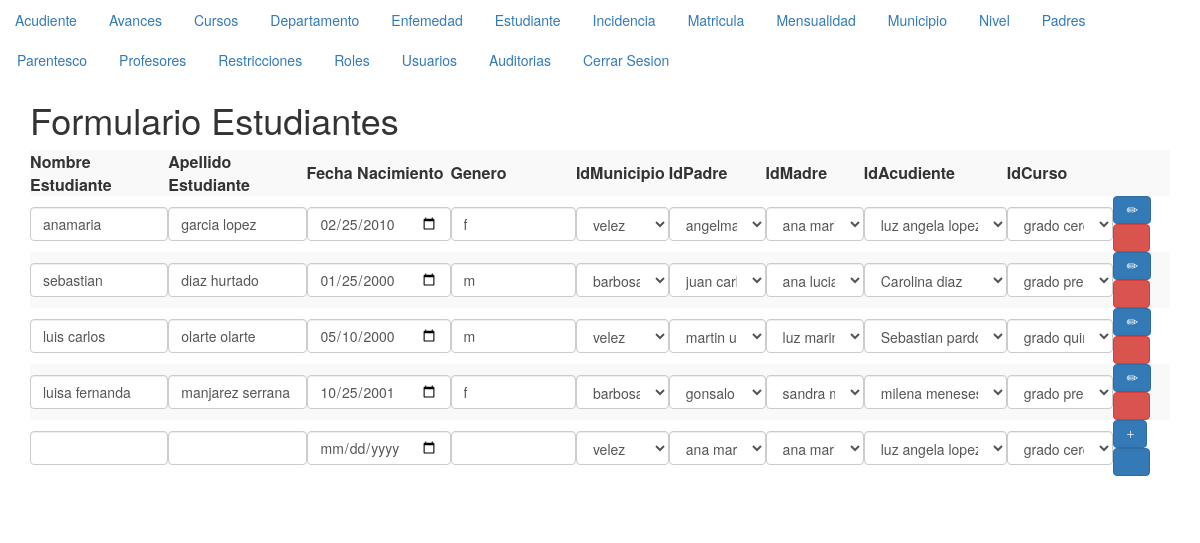
Page /formularioEstudiante.php (signed in) on the committed database.
### tables this page shows
CREATE TABLE IF NOT EXISTS `estudiante` (
  `idEstudiante` mediumint(4) NOT NULL,
  `nombreEstudiante` varchar(50) NOT NULL,
  `apellidoEstudiante` varchar(50) NOT NULL,
  `fechaNacimientoEstudiante` date NOT NULL,
  `generoEstudiante` char(1) NOT NULL,
  `idMunicipioEstudiante` smallint(4) NOT NULL,
  `idPadreEstudiante` mediumint(4) NOT NULL,
  `idMadreEstudiante` mediumint(4) NOT NULL,
  `idAcudienteEstudiante` mediumint(4) NOT NULL,
  `idCursoEstudiante` int(11) NOT NULL
);

CREATE TABLE IF NOT EXISTS `municipio` (
  `idMunicipio` smallint(4) NOT NULL,
  `nombreMunicipio` varchar(90) NOT NULL,
  `idDepartamentoMunicipio` tinyint(4) NOT NULL
);

CREATE TABLE IF NOT EXISTS `padres` (
  `idPadres` mediumint(4) NOT NULL,
  `nombrePadres` varchar(50) NOT NULL,
  `apellidoPadres` varchar(50) NOT NULL,
  `documentoPadres` varchar(10) NOT NULL,
  `celularPadres` varchar(11) NOT NULL,
  `direccionPadres` varchar(40) NOT NULL,
  `correoPadres` varchar(45) NOT NULL,
  `estratoPadres` tinyint(1) NOT NULL,
  `parentesco` varchar(20) NOT NULL,
  `idParentescoPadres` tinyint(4) NOT NULL
);

CREATE TABLE IF NOT EXISTS `acudiente` (
  `idAcudiente` mediumint(9) NOT NULL,
  `nombreAcudiente` varchar(30) NOT NULL,
  `cedulaAcudiente` varchar(10) NOT NULL,
  `celularAcudiente` varchar(10) NOT NULL,
  `parentescoAcudiente` varchar(50) NOT NULL
);

CREATE TABLE IF NOT EXISTS `cursos` (
  `idCursos` tinyint(4) NOT NULL,
  `gradosCursos` varchar(20) NOT NULL,
  `idProfesoresCursos` smallint(4) NOT NULL,
  `idNivelCursos` tinyint(4) NOT NULL,
  `idAuxiliarCursos` smallint(4) NOT NULL
);

### estudiante.php (called while the page is built, shortened)
<?php
   class Estudiante{
       private $_conexion;
       private $_paginacion = 10;
       function __construct($conexion, $idEstudiante, $nombreEstudiante, $apellidoEstudiante, $fechaNacimientoEstudiante, $generoEstudiante, $idMunicipioEstudiante, $idPadreEstudiante, $idMadreEstudiante, $idAcudienteEstudiante, $idCursoEstudiante){
           $this->_conexion = $conexion;
       }
       function getRoles($idUsuario){
        $roles=mysqli_query($this->_conexion, "SELECT ".static::class."roles AS elpermiso FROM roles WHERE idRoles IN(SELECT idRolesUsuario FROM Usuario WHERE idusuario =$idUsuario)") or die (mysqli_error($this->_conexion));
        $unregistro=mysqli_fetch_array($roles);
        return $unregistro['elpermiso'];
    }
       function listar($pagina){
           if ($pagina<=0){
               $listado = mysqli_query($this->_conexion,"SELECT * FROM Estudiante ORDER BY idEstudiante") or
               die (mysqli_error($this->_conexion));
           }else{
               $paginacionMax = $pagina * $this->_paginacion;
               $paginacionMin = $paginacionMax - $this->_paginacion;
               $listado = mysqli_query($this->_conexion,"SELECT * FROM Estudiante ORDER BY idEstudiante
               LIMIT $paginacionMin, $paginacionMax") or die(mysqli_error($this->_conexion));
           }
           return $listado;
       }
   }
?>

### municipio.php (called while the page is built, shortened)
<?php
   class Municipio{
       private $_conexion;
       private $_paginacion = 10;
       function __construct($conexion, $idMunicipio, $nombreMunicipio, $idDepartamentoMunicipio){
           $this->_conexion = $conexion;
       }
       function listar($pagina){
           if ($pagina<=0){
               $listado = mysqli_query($this->_conexion,"SELECT * FROM Municipio ORDER BY idMunicipio") or
               die (mysqli_error($this->_conexion));
           }else{
               $paginacionMax = $pagina * $this->_paginacion;
               $paginacionMin = $paginacionMax - $this->_paginacion;
               $listado = mysqli_query($this->_conexion,"SELECT * FROM Municipio ORDER BY idMunicipio
               LIMIT $paginacionMin, $paginacionMax") or die(mysqli_error($this->_conexion));
           }
           return $listado;
       }
   }
?>

### padres.php (called while the page is built, shortened)
<?php
   class Padres{
       private $_conexion;
       private $_paginacion = 10;
       function __construct($conexion, $idPadres, $nombrePadres, $apellidoPadres,  $documentoPadres, $celularPadres, $direccionPadres, $correoPadres, $estratoPadres, $idParentescoPadres){
           $this->_conexion = $conexion;
       }
       function listar($pagina){
           if ($pagina<=0){
               $listado = mysqli_query($this->_conexion,"SELECT * FROM Padres ORDER BY idPadres") or
               die (mysqli_error($this->_conexion));
           }else{
               $paginacionMax = $pagina * $this->_paginacion;
               $paginacionMin = $paginacionMax - $this->_paginacion;
               $listado = mysqli_query($this->_conexion,"SELECT * FROM Padres ORDER BY idPadres LIMIT $paginacionMin, $paginacionMax") or die(mysqli_error($this->_conexion));
           }
           return $listado;
       }
   }
?>

### acudiente.php (called while the page is built, shortened)
<?php
   class Acudiente{
       private $_conexion;
       private $_paginacion = 10;
       function __construct($conexion, $idAcudiente, $nombreAcudiente, $cedulaAcudiente, $celularAcudiente, $parentescoAcudiente){
           $this->_conexion = $conexion;
       }
       function listar($pagina){
           if ($pagina<=0){
               $listado = mysqli_query($this->_conexion,"SELECT * FROM Acudiente ORDER BY idAcudiente") or
               die (mysqli_error($this->_conexion));
           }else{
               $paginacionMax = $pagina * $this->_paginacion;
               $paginacionMin = $paginacionMax - $this->_paginacion;
               $listado = mysqli_query($this->_conexion,"SELECT * FROM Acudiente ORDER BY idAcudiente
               LIMIT $paginacionMin, $paginacionMax") or die(mysqli_error($this->_conexion));
           }
           return $listado;
       }
   }
?>

### cursos.php (called while the page is built, shortened)
<?php
   class Cursos{
       private $_conexion;
       private $_paginacion = 10;
       function __construct($conexion, $idCursos, $gradosCursos, $idProfesoresCursos, $idNivelCursos, $idAuxiliarCursos){
           $this->_conexion = $conexion;
       }
       function listar($pagina){
           if ($pagina<=0){
               $listado = mysqli_query($this->_conexion,"SELECT * FROM Cursos ORDER BY idCursos") or
               die (mysqli_error($this->_conexion));
           }else{
               $paginacionMax = $pagina * $this->_paginacion;
               $paginacionMin = $paginacionMax - $this->_paginacion;
               $listado = mysqli_query($this->_conexion,"SELECT * FROM Cursos ORDER BY idCursos
               LIMIT $paginacionMin, $paginacionMax") or die(mysqli_error($this->_conexion));
           }
           return $listado;
       }
   }
?>

### formularioEstudiante.php (the view, shortened to what this page needs)
<?php
if(isset($_SESSION['id'])){
?>
<html>
<head>
    <link rel="stylesheet" href="css/bootstrap.min.css">
    </head>
<body>
    <?php
    $pagina = (isset($_GET['pag']))?$_GET['pag']:1;
      include_once("menu.php");
    ?>
    <div class="container">
    <header>
    <h1>Formulario Estudiantes</h1>
    </header>
 <table class="table-striped">
    <tbody>
    <tr>
        <th scope="col">Nombre Estudiante</th>
        <th scope="col">Apellido Estudiante</th>
        <th scope="col">Fecha Nacimiento</th>
        <th scope="col">Genero</th>
        <th scope="col">IdMunicipio</th>
        <th scope="col">IdPadre</th>
        <th scope="col">IdMadre</th>
        <th scope="col">IdAcudiente</th>
        <th scope="col">IdCurso</th>
        <th scope="col"></th>
    </tr>
<?php
        $objetoConexion = new conexion();
        $conexion = $objetoConexion->conectar();
        include_once("../modelo/municipio.php");
        $objetoMunicipio = new municipio($conexion,0,'nombre','idDepartamentoMunicipio');
        $listaMunicipios = $objetoMunicipio->listar(0);
        include_once("../modelo/padres.php");
        $objetoPadres = new padres($conexion,0,'nombre','apellido', 'documento', 'celular', 'direccion', 'correo', 'estrato', 'parentesco', 'idParentesco');
        $listaPadres = $objetoPadres->listar(0);
        include_once("../modelo/acudiente.php");
        $objetoAcudiente = new acudiente($conexion,0,'nombre', 'cedula', 'celular', 'parentesco');
        $listaAcudientes = $objetoAcudiente->listar(0);
        include_once("../modelo/cursos.php");
        $objetoCursos = new cursos($conexion,0,'grado','idProfesores', 'idNivel', 'idAuxiliar');
        $listaCursos = $objetoCursos->listar(0);
        include_once("../modelo/estudiante.php");
        $objetoEstudiante = new estudiante($conexion,0,'nombre','apellido', 'fechaNacimiento', 'genero', 'idMunicipio', 'idPadre', 'idMadre', 'idAcudiente', 'idCurso');
        $listaEstudiantes = $objetoEstudiante->listar($pagina);
        $permiso = $objetoEstudiante->getRoles($_SESSION['id']);
        if (stripos($permiso,"r")!==false){
        while($unRegistro = mysqli_fetch_array($listaEstudiantes)){
            echo '<tr><form id="fModificarEstudiantes"'.$unRegistro["idEstudiante"].' action="../controlador/controladorEstudiante.php"
            method="post">';
            echo '<td><input class="form-control" type="hidden" name="fIdEstudiante" value="'.$unRegistro['idEstudiante'].'">';
            echo ' <input class="form-control" type="text" name="fNombreEstudiante" value="'.$unRegistro['nombreEstudiante'].'"></td>';
            echo '<td><input class="form-control" type="text" name="fApellidoEstudiante" value="'.$unRegistro['apellidoEstudiante'].'"></td>';
            echo '<td><input class="form-control" type="date" name="fFechaNacimientoEstudiante" value="'.$unRegistro['fechaNacimientoEstudiante'].'"></td>';
            echo '<td><input class="form-control" type="text" name="fGeneroEstudiante" value="'.$unRegistro['generoEstudiante'].'"></td>';
            echo '<td><select class="form-control" name="fIdMunicipioEstudiante">';
            while($registroMunicipio = mysqli_fetch_array($listaMunicipios)){
                echo "<option value={$registroMunicipio['idMunicipio']}";
                if ($unRegistro['idMunicipioEstudiante']==$registroMunicipio['idMunicipio']){
                    echo " selected ";
                }
                echo ">{$registroMunicipio['nombreMunicipio']}</option>";
            }
            mysqli_data_seek($listaMunicipios,0);
                echo '</select></td>';
            echo '<td><select class="form-control" name="fIdPadreEstudiante">';
            while($registroPadre = mysqli_fetch_array($listaPadres)){
                echo "<option value={$registroPadre['idPadres']}";
                if ($unRegistro['idPadreEstudiante']==$registroPadre['idPadres']){
                    echo " selected ";
                }
                echo ">{$registroPadre['nombrePadres']}</option>";
            }
            mysqli_data_seek($listaPadres,0);
                echo '</select></td>';
            echo '<td><select class="form-control" name="fIdMadreEstudiante">';
            while($registroMadre = mysqli_fetch_array($listaPadres)){
                echo "<option value={$registroMadre['idPadres']}";
                if ($unRegistro['idMadreEstudiante']==$registroMadre['idPadres']){
                    echo " selected ";
                }
                echo ">{$registroMadre['nombrePadres']}</option>";
            }
            mysqli_data_seek($listaPadres,0);
                echo '</select></td>';
            echo '<td><select class="form-control" name="fIdAcudienteEstudiante">';
            while($registroAcudiente = mysqli_fetch_array($listaAcudientes)){
                echo "<option value={$registroAcudiente['idAcudiente']}";
                if ($unRegistro['idAcudienteEstudiante']==$registroAcudiente['idAcudiente']){
                    echo " selected ";
                }
                echo ">{$registroAcudiente['nombreAcudiente']}</option>";
            }
            mysqli_data_seek($listaAcudientes,0);
                echo '</select></td>';
            echo '<td><select class="form-control" name="fIdCursoEstudiante">';
            while($registroCurso = mysqli_fetch_array($listaCursos)){
                echo "<option value={$registroCurso['idCursos']}";
                if ($unRegistro['idCursoEstudiante']==$registroCurso['idCursos']){
                    echo " selected ";
                }
                echo ">{$registroCurso['gradosCursos']}</option>";
            }
            mysqli_data_seek($listaCursos,0);
                echo '</select></td>';
           echo '<td>';
           if (stripos($permiso,"u")!==false){
           echo '<button class="btn btn-primary" type="Submit" name="fEnviar" value="Modificar" class=""><span class="glyphicon glyphicon-pencil" aria-hidden="true"></span></button>';
                 }
            if (stripos($permiso,"d")!==false){
           echo '<button class="btn btn-danger" type="submit" name="fEnviar" value="Eliminar"><span class="glyphicon glyphicon-trash" aria-hidden="true"></span></button></td>';
            }
            echo '</form></tr>';
      }
}
?>
<?php
    if (stripos($permiso,"c")!==false){
?>
         <tr><form id="fIngresarEstudiantes" action="../controlador/ControladorEstudiante.php" method="post">
             <td><input class="form-control" type="hidden" name="fIdEstudiante" value="0">
             <input class="form-control" type="text" name="fNombreEstudiante"></td>
             <td><input class="form-control" type="text" name="fApellidoEstudiante"></td>
             <td><input class="form-control" type="date" name="fFechaNacimientoEstudiante"></td>
             <td><input class="form-control" type="text" name="fGeneroEstudiante" ></td>
             <td><select class="form-control" name="fIdMunicipioEstudiante" >
                 <?php
                  while($registroMunicipio = mysqli_fetch_array($listaMunicipios)){
                      echo '<option value="'.$registroMunicipio['idMunicipio'].'">' .$registroMunicipio['nombreMunicipio'].'</option>';
                  }
                 ?>
                 </select></td>
             <td><select class="form-control" name="fIdPadreEstudiante" >
                 <?php
                  while($registroPadre = mysqli_fetch_array($listaPadres)){
                      echo '<option value="'.$registroPadre['idPadres'].'">' .$registroPadre['nombrePadres'].'</option>';
                  }
                 mysqli_data_seek($listaPadres,0);
                 ?>
                 </select></td>
             <td><select class="form-control" name="fIdMadreEstudiante" >
                 <?php
                  while($registroMadre = mysqli_fetch_array($listaPadres)){
                      echo '<option value="'.$registroMadre['idPadres'].'">' .$registroMadre['nombrePadres'].'</option>';
                  }
                 ?>
                 </select></td>
             <td><select class="form-control" name="fIdAcudienteEstudiante" >
             <?php
                  while($registroAcudiente = mysqli_fetch_array($listaAcudientes)){
                      echo '<option value="'.$registroAcudiente['idAcudiente'].'">' .$registroAcudiente['nombreAcudiente'].'</option>';
                  }
                 ?>
                 </select></td>
             <td><select class="form-control" name="fIdCursoEstudiante">
                 <?php
              while($registroCursos = mysqli_fetch_array($listaCursos)){
                  echo '<option value="'.$registroCursos['idCursos'].'">' .$registroCursos['gradosCursos'].'</option>';
              }
                 ?>
                 </select></td>
             <td><button class="btn btn-primary" type="submit" name="fEnviar" value="Ingresar"><span class="glyphicon glyphicon-plus" aria-hidden="true"></span>
             </button>
                 <button class="btn btn-primary" type="reset" name="fEnviar" value="Limpiar"><span class="glyphicon glyphicon-credit-card" aria-hidden="true"></span></button></td>
         </form></tr>
        <?php
   }
?>
        </tbody>
    </table>
        <nav>
</nav>
        </div>
    </body>
</html>
<?php
}else{
    header("location:../index.php");
}
?>

### rows in the picture
estudiante: fNombreEstudiante "anamaria", fApellidoEstudiante "garcia lopez", fFechaNacimientoEstudiante "02/25/2010", fGeneroEstudiante "f", fIdMunicipioEstudiante "velez", fIdPadreEstudiante "angelmaria", fIdMadreEstudiante "ana maria", fIdAcudienteEstudiante "luz angela lopez garcia", fIdCursoEstudiante "grado cero"
estudiante: fNombreEstudiante "sebastian", fApellidoEstudiante "diaz hurtado", fFechaNacimientoEstudiante "01/25/2000", fGeneroEstudiante "m", fIdMunicipioEstudiante "barbosa", fIdPadreEstudiante "juan carlos", fIdMadreEstudiante "ana lucia", fIdAcudienteEstudiante "Carolina diaz", fIdCursoEstudiante "grado prescolar"
estudiante: fNombreEstudiante "luis carlos", fApellidoEstudiante "olarte olarte", fFechaNacimientoEstudiante "05/10/2000", fGeneroEstudiante "m", fIdMunicipioEstudiante "velez", fIdPadreEstudiante "martin ulpiano", fIdMadreEstudiante "luz marina", fIdAcudienteEstudiante "Sebastian pardo castillo", fIdCursoEstudiante "grado quinder"
estudiante: fNombreEstudiante "luisa fernanda", fApellidoEstudiante "manjarez serrana", fFechaNacimientoEstudiante "10/25/2001", fGeneroEstudiante "f", fIdMunicipioEstudiante "barbosa", fIdPadreEstudiante "gonsalo", fIdMadreEstudiante "sandra milena", fIdAcudienteEstudiante "milena meneses ardila", fIdCursoEstudiante "grado prequinder"

### other values in the picture
form field fIdMunicipioEstudiante "velez"
form field fIdPadreEstudiante "ana maria"
form field fIdMadreEstudiante "ana maria"
form field fIdAcudienteEstudiante "luz angela lopez garcia"
form field fIdCursoEstudiante "grado cero"
